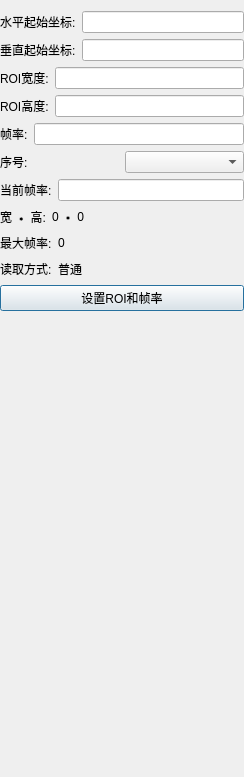
<?xml version="1.0" encoding="UTF-8"?>
<ui version="4.0">
 <class>ImgAttrDlg</class>
 <widget class="QDialog" name="ImgAttrDlg">
  <property name="geometry">
   <rect>
    <x>0</x>
    <y>0</y>
    <width>244</width>
    <height>777</height>
   </rect>
  </property>
  <property name="windowTitle">
   <string>Dialog</string>
  </property>
  <layout class="QVBoxLayout" name="verticalLayout">
   <property name="leftMargin">
    <number>0</number>
   </property>
   <property name="rightMargin">
    <number>0</number>
   </property>
   <property name="bottomMargin">
    <number>0</number>
   </property>
   <item>
    <widget class="QWidget" name="widgetMV" native="true">
     <layout class="QVBoxLayout" name="verticalLayout_2">
      <property name="spacing">
       <number>6</number>
      </property>
      <property name="leftMargin">
       <number>0</number>
      </property>
      <property name="topMargin">
       <number>0</number>
      </property>
      <property name="rightMargin">
       <number>0</number>
      </property>
      <property name="bottomMargin">
       <number>0</number>
      </property>
      <item>
       <layout class="QHBoxLayout" name="horizontalLayout_8">
        <item>
         <widget class="QLabel" name="labelX">
          <property name="text">
           <string>水平起始坐标:</string>
          </property>
          <property name="alignment">
           <set>Qt::AlignLeading|Qt::AlignLeft|Qt::AlignVCenter</set>
          </property>
         </widget>
        </item>
        <item>
         <widget class="QLineEdit" name="lineEditX"/>
        </item>
       </layout>
      </item>
      <item>
       <layout class="QHBoxLayout" name="horizontalLayout_10">
        <item>
         <widget class="QLabel" name="labelY">
          <property name="text">
           <string>垂直起始坐标:</string>
          </property>
         </widget>
        </item>
        <item>
         <widget class="QLineEdit" name="lineEditY"/>
        </item>
       </layout>
      </item>
      <item>
       <layout class="QHBoxLayout" name="horizontalLayout_17">
        <item>
         <widget class="QLabel" name="labelW">
          <property name="text">
           <string>ROI宽度:</string>
          </property>
         </widget>
        </item>
        <item>
         <widget class="QLineEdit" name="lineEditW">
          <property name="text">
           <string/>
          </property>
         </widget>
        </item>
       </layout>
      </item>
      <item>
       <layout class="QHBoxLayout" name="horizontalLayout_18">
        <item>
         <widget class="QLabel" name="labelH">
          <property name="text">
           <string>ROI高度:</string>
          </property>
         </widget>
        </item>
        <item>
         <widget class="QLineEdit" name="lineEditH">
          <property name="text">
           <string/>
          </property>
         </widget>
        </item>
       </layout>
      </item>
      <item>
       <layout class="QHBoxLayout" name="horizontalLayout_19">
        <item>
         <widget class="QLabel" name="labelFpsMv">
          <property name="text">
           <string>帧率:</string>
          </property>
         </widget>
        </item>
        <item>
         <widget class="QLineEdit" name="lineEditFPSMV"/>
        </item>
       </layout>
      </item>
     </layout>
    </widget>
   </item>
   <item>
    <widget class="QWidget" name="widgetGX" native="true">
     <layout class="QVBoxLayout" name="verticalLayout_3">
      <property name="leftMargin">
       <number>0</number>
      </property>
      <property name="topMargin">
       <number>0</number>
      </property>
      <property name="rightMargin">
       <number>0</number>
      </property>
      <property name="bottomMargin">
       <number>0</number>
      </property>
      <item>
       <layout class="QHBoxLayout" name="horizontalLayout">
        <item>
         <widget class="QLabel" name="labelIndex">
          <property name="text">
           <string>序号:</string>
          </property>
         </widget>
        </item>
        <item>
         <widget class="QComboBox" name="comboBoxModeNum"/>
        </item>
       </layout>
      </item>
      <item>
       <layout class="QHBoxLayout" name="horizontalLayout_5">
        <item>
         <widget class="QLabel" name="labelFpsGx">
          <property name="text">
           <string>当前帧率:</string>
          </property>
         </widget>
        </item>
        <item>
         <widget class="QLineEdit" name="lineEditFPSGX"/>
        </item>
       </layout>
      </item>
      <item>
       <layout class="QHBoxLayout" name="horizontalLayout_3">
        <item>
         <widget class="QLabel" name="labelResolution">
          <property name="text">
           <string>宽 ∗ 高:</string>
          </property>
         </widget>
        </item>
        <item>
         <widget class="QLabel" name="labelResolutionValue">
          <property name="text">
           <string>0 ∗ 0</string>
          </property>
         </widget>
        </item>
        <item>
         <spacer name="horizontalSpacer_2">
          <property name="orientation">
           <enum>Qt::Horizontal</enum>
          </property>
          <property name="sizeHint" stdset="0">
           <size>
            <width>40</width>
            <height>20</height>
           </size>
          </property>
         </spacer>
        </item>
       </layout>
      </item>
      <item>
       <layout class="QHBoxLayout" name="horizontalLayout_2">
        <item>
         <widget class="QLabel" name="labelMaxFpsGx">
          <property name="text">
           <string>最大帧率:</string>
          </property>
         </widget>
        </item>
        <item>
         <widget class="QLabel" name="labelFps">
          <property name="text">
           <string>0</string>
          </property>
         </widget>
        </item>
        <item>
         <spacer name="horizontalSpacer">
          <property name="orientation">
           <enum>Qt::Horizontal</enum>
          </property>
          <property name="sizeHint" stdset="0">
           <size>
            <width>40</width>
            <height>20</height>
           </size>
          </property>
         </spacer>
        </item>
       </layout>
      </item>
      <item>
       <layout class="QHBoxLayout" name="horizontalLayout_4">
        <item>
         <widget class="QLabel" name="labelReadMode">
          <property name="text">
           <string>读取方式:</string>
          </property>
         </widget>
        </item>
        <item>
         <widget class="QLabel" name="labelReadModeValue">
          <property name="text">
           <string>普通</string>
          </property>
         </widget>
        </item>
        <item>
         <spacer name="horizontalSpacer_3">
          <property name="orientation">
           <enum>Qt::Horizontal</enum>
          </property>
          <property name="sizeHint" stdset="0">
           <size>
            <width>40</width>
            <height>20</height>
           </size>
          </property>
         </spacer>
        </item>
       </layout>
      </item>
     </layout>
    </widget>
   </item>
   <item>
    <widget class="QPushButton" name="pushButtonSetRoiAndFps">
     <property name="text">
      <string>设置ROI和帧率</string>
     </property>
    </widget>
   </item>
   <item>
    <spacer name="verticalSpacer_3">
     <property name="orientation">
      <enum>Qt::Vertical</enum>
     </property>
     <property name="sizeHint" stdset="0">
      <size>
       <width>20</width>
       <height>444</height>
      </size>
     </property>
    </spacer>
   </item>
  </layout>
 </widget>
 <resources/>
 <connections/>
</ui>
